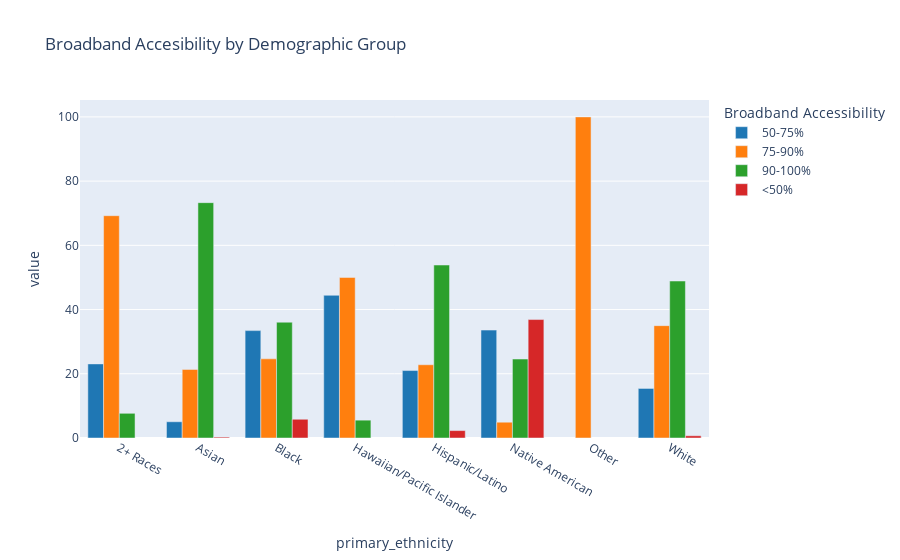

The notebook cell this image was saved under:
### Code cell
fig = px.bar(grouped_demographics_pct, 
             barmode='group', 
             color_discrete_sequence=px.colors.qualitative.D3,
             title='Broadband Accesibility by Demographic Group')
fig.show()

### Figure 1 — Plotly figure (JSON) as saved in the notebook; plotly's stock layout.template omitted (floating-point values rounded to 4 significant figures)
{"data": [{"alignmentgroup": "True", "hovertemplate": "Broadband Accessibility=50-75%<br>primary_ethnicity=%{x}<br>value=%{y}<extra></extra>", "legendgroup": "50-75%", "marker": {"color": "#1F77B4", "pattern": {"shape": ""}}, "name": "50-75%", "offsetgroup": "50-75%", "orientation": "v", "showlegend": true, "textposition": "auto", "type": "bar", "x": ["2+ Races", "Asian", "Black", "Hawaiian/Pacific Islander", "Hispanic/Latino", "Native American", "Other", "White"], "xaxis": "x", "y": [23.08, 5.06, 33.44, 44.44, 21.01, 33.61, null, 15.43], "yaxis": "y"}, {"alignmentgroup": "True", "hovertemplate": "Broadband Accessibility=75-90%<br>primary_ethnicity=%{x}<br>value=%{y}<extra></extra>", "legendgroup": "75-90%", "marker": {"color": "#FF7F0E", "pattern": {"shape": ""}}, "name": "75-90%", "offsetgroup": "75-90%", "orientation": "v", "showlegend": true, "textposition": "auto", "type": "bar", "x": ["2+ Races", "Asian", "Black", "Hawaiian/Pacific Islander", "Hispanic/Latino", "Native American", "Other", "White"], "xaxis": "x", "y": [69.23, 21.36, 24.66, 50, 22.81, 4.918, 100, 34.99], "yaxis": "y"}, {"alignmentgroup": "True", "hovertemplate": "Broadband Accessibility=90-100%<br>primary_ethnicity=%{x}<br>value=%{y}<extra></extra>", "legendgroup": "90-100%", "marker": {"color": "#2CA02C", "pattern": {"shape": ""}}, "name": "90-100%", "offsetgroup": "90-100%", "orientation": "v", "showlegend": true, "textposition": "auto", "type": "bar", "x": ["2+ Races", "Asian", "Black", "Hawaiian/Pacific Islander", "Hispanic/Latino", "Native American", "Other", "White"], "xaxis": "x", "y": [7.692, 73.3, 36.06, 5.556, 53.87, 24.59, null, 48.89], "yaxis": "y"}, {"alignmentgroup": "True", "hovertemplate": "Broadband Accessibility=<50%<br>primary_ethnicity=%{x}<br>value=%{y}<extra></extra>", "legendgroup": "<50%", "marker": {"color": "#D62728", "pattern": {"shape": ""}}, "name": "<50%", "offsetgroup": "<50%", "orientation": "v", "showlegend": true, "textposition": "auto", "type": "bar", "x": ["2+ Races", "Asian", "Black", "Hawaiian/Pacific Islander", "Hispanic/Latino", "Native American", "Other", "White"], "xaxis": "x", "y": [null, 0.2811, 5.835, null, 2.308, 36.89, null, 0.6912], "yaxis": "y"}], "layout": {"barmode": "group", "legend": {"title": {"text": "Broadband Accessibility"}, "tracegroupgap": 0}, "title": {"text": "Broadband Accesibility by Demographic Group"}, "xaxis": {"anchor": "y", "domain": [0, 1], "title": {"text": "primary_ethnicity"}}, "yaxis": {"anchor": "x", "domain": [0, 1], "title": {"text": "value"}}}}
